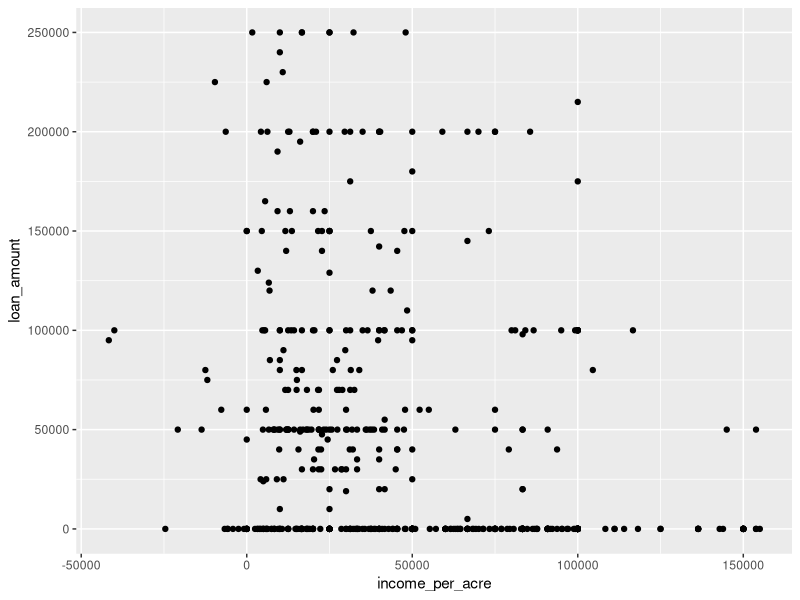
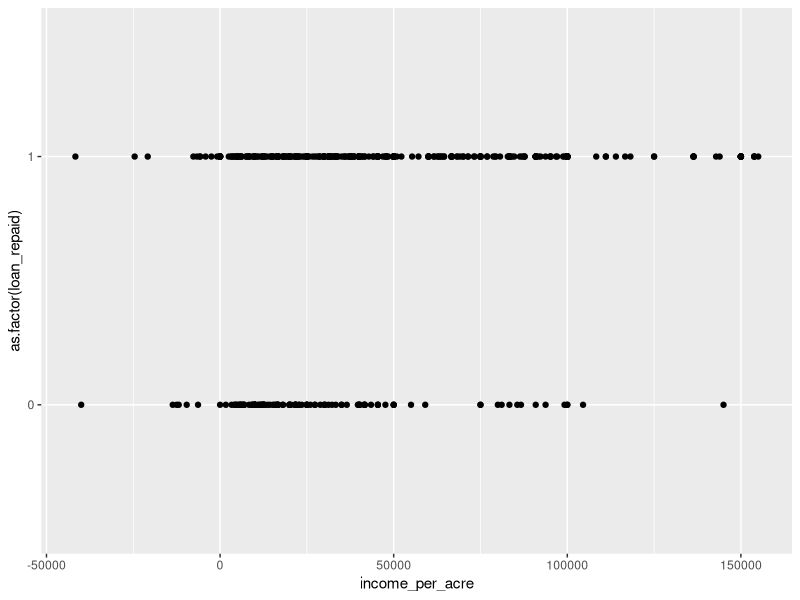
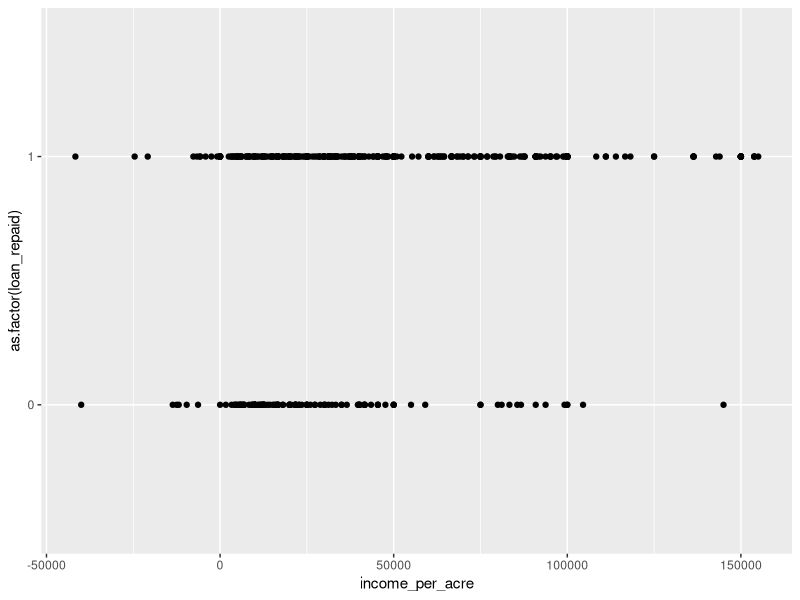
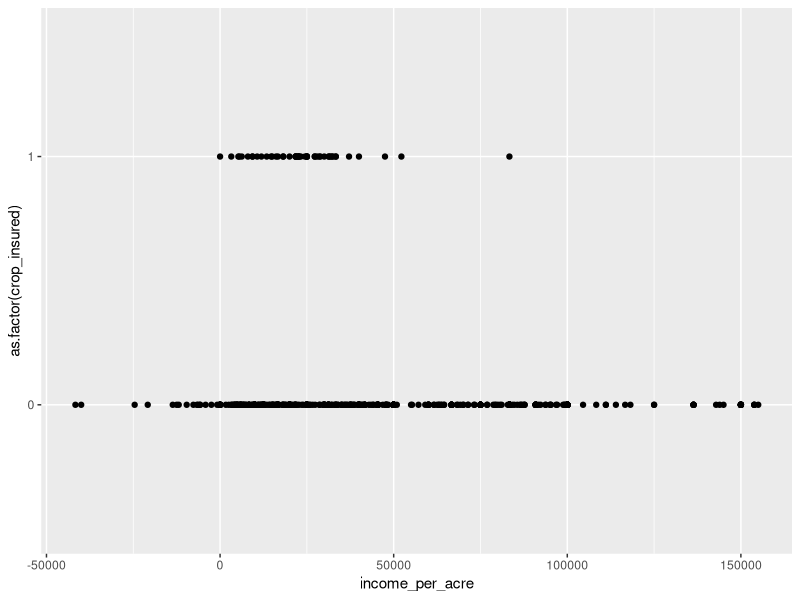
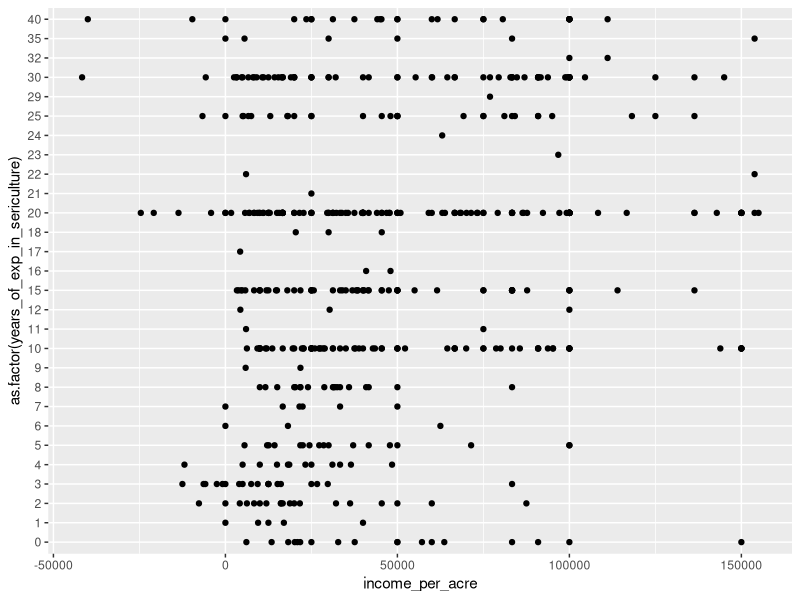
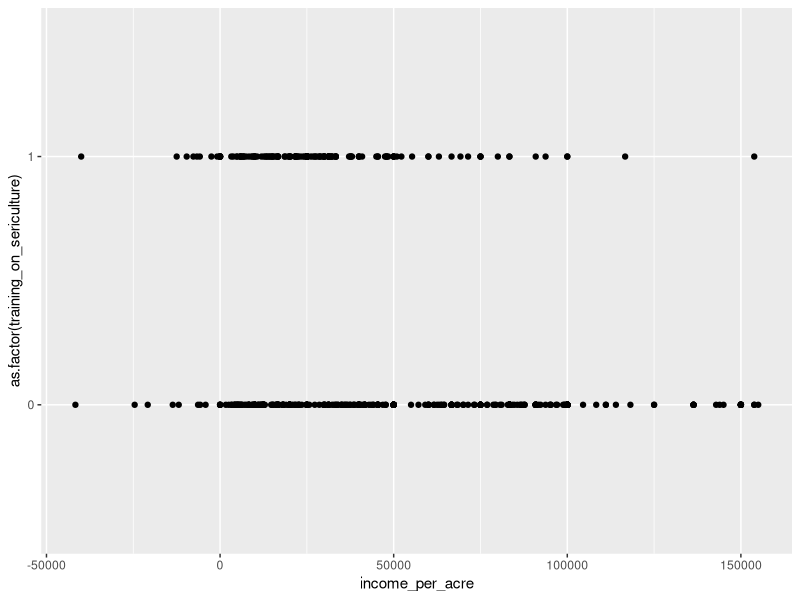
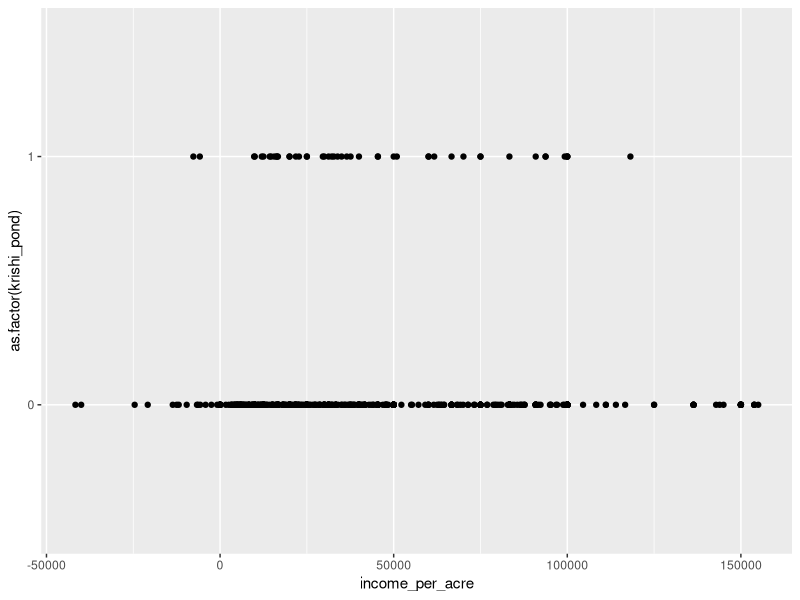
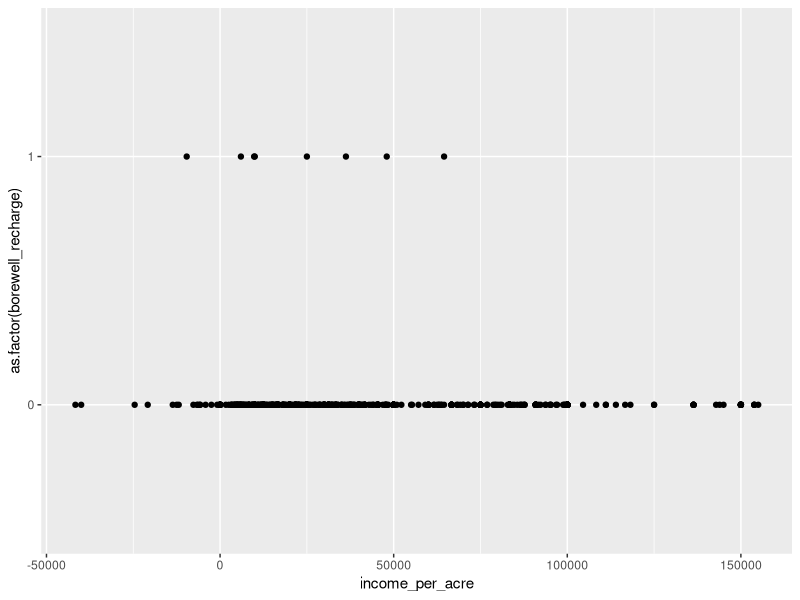

Write R code to recreate these figures, in order. (Note: a time limit stopped this script after it produced the figures.)
library (readxl)
library (ggplot2)
library(GGally)
jaya <- read_excel("jayalaxmi.xlsx")
ggplot(data=jaya,aes(income_per_acre,loan_amount)) + geom_point()
ggplot(data=jaya,aes(income_per_acre,as.factor(loan_repaid))) + geom_point()
ggplot(data=jaya,aes(income_per_acre,as.factor(loan_repaid))) + geom_point()
ggplot(data=jaya,aes(income_per_acre,as.factor(crop_insured))) + geom_point()
ggplot(data=jaya,aes(income_per_acre,as.factor(years_of_exp_in_sericulture))) + geom_point()
ggplot(data=jaya,aes(income_per_acre,as.factor(training_on_sericulture))) + geom_point()
ggplot(data=jaya,aes(income_per_acre,as.factor(krishi_pond))) + geom_point()
ggplot(data=jaya,aes(income_per_acre,as.factor(borewell_recharge))) + geom_point()
ggplot(data=jaya,aes(income_per_acre,as.factor(rain_harvesting))) + geom_point()
ggplot(data=jaya,aes(income_per_acre,as.factor(own_compost_manure))) + geom_point()
ggplot(data=jaya,aes(income_per_acre,as.factor(own_vermi_compost))) + geom_point()
ggplot(data=jaya,aes(income_per_acre,as.factor(trenching_mulching))) + geom_point()
ggplot(data=jaya,aes(income_per_acre,as.factor(bio_fertilizers))) + geom_point()
ggplot(data=jaya,aes(income_per_acre,as.factor(mechanization))) + geom_point()
ggplot(data=jaya,aes(income_per_acre,as.factor(mulberry_diseases))) + geom_point()
ggplot(data=jaya,aes(income_per_acre,as.factor(affected_by_pest))) + geom_point()
ggplot(data=jaya,aes(income_per_acre,as.factor(rearing_cost))) + geom_point()
ggplot(data=jaya,aes(income_per_acre,as.factor(instrument_mgmt_cost))) + geom_point()
ggplot(data=jaya,aes(income_per_acre,as.factor(temp_mgmt))) + geom_point()
ggplot(data=jaya,aes(income_per_acre,as.factor(humidity_mgmt))) + geom_point()
ggplot(data=jaya,aes(income_per_acre,as.factor(airvent_temp_mgmt))) + geom_point()
ggplot(data=jaya,aes(income_per_acre,as.factor(rotary_mounting))) + geom_point()
ggplot(data=jaya,aes(income_per_acre,as.factor(seri_total_subsidy))) + geom_point()
ggplot(data=jaya,aes(income_per_acre,as.factor(chawki_bivol))) + geom_point()
ggplot(data=jaya,aes(income_per_acre,rearing_cost_missing)) + geom_point()
ggplot(jaya,aes(loan_amount,fill=as.factor(loan_repaid))) + geom_density(alpha=0.5)
ggplot(jaya,aes(income_per_acre,fill=as.factor(chawki_bivol))) + geom_density(alpha=0.5)
ggpairs(jaya)
